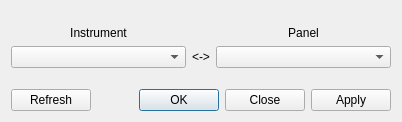
<?xml version="1.0" encoding="UTF-8"?>
<ui version="4.0">
 <class>PanelAssociationsDlg</class>
 <widget class="QDialog" name="PanelAssociationsDlg">
  <property name="geometry">
   <rect>
    <x>0</x>
    <y>0</y>
    <width>402</width>
    <height>122</height>
   </rect>
  </property>
  <property name="windowTitle">
   <string>Panel-Instrument associations</string>
  </property>
  <layout class="QVBoxLayout" name="verticalLayout">
   <item>
    <layout class="QGridLayout" name="gridLayout">
     <item row="0" column="0">
      <spacer name="verticalSpacer">
       <property name="orientation">
        <enum>Qt::Vertical</enum>
       </property>
       <property name="sizeHint" stdset="0">
        <size>
         <width>20</width>
         <height>40</height>
        </size>
       </property>
      </spacer>
     </item>
     <item row="1" column="0">
      <widget class="QLabel" name="label">
       <property name="text">
        <string>Instrument</string>
       </property>
       <property name="alignment">
        <set>Qt::AlignCenter</set>
       </property>
      </widget>
     </item>
     <item row="1" column="2">
      <widget class="QLabel" name="label_2">
       <property name="text">
        <string>Panel</string>
       </property>
       <property name="alignment">
        <set>Qt::AlignCenter</set>
       </property>
      </widget>
     </item>
     <item row="2" column="0">
      <widget class="QComboBox" name="instrumentCB">
       <property name="sizePolicy">
        <sizepolicy hsizetype="Expanding" vsizetype="Fixed">
         <horstretch>0</horstretch>
         <verstretch>0</verstretch>
        </sizepolicy>
       </property>
       <property name="editable">
        <bool>false</bool>
       </property>
      </widget>
     </item>
     <item row="2" column="1">
      <widget class="QLabel" name="label_3">
       <property name="text">
        <string>&lt;-&gt;</string>
       </property>
       <property name="alignment">
        <set>Qt::AlignCenter</set>
       </property>
      </widget>
     </item>
     <item row="2" column="2">
      <widget class="QComboBox" name="panelCB">
       <property name="sizePolicy">
        <sizepolicy hsizetype="Expanding" vsizetype="Fixed">
         <horstretch>0</horstretch>
         <verstretch>0</verstretch>
        </sizepolicy>
       </property>
       <property name="editable">
        <bool>false</bool>
       </property>
      </widget>
     </item>
     <item row="3" column="0">
      <spacer name="verticalSpacer_2">
       <property name="orientation">
        <enum>Qt::Vertical</enum>
       </property>
       <property name="sizeHint" stdset="0">
        <size>
         <width>20</width>
         <height>40</height>
        </size>
       </property>
      </spacer>
     </item>
    </layout>
   </item>
   <item>
    <layout class="QHBoxLayout" name="horizontalLayout">
     <item>
      <widget class="QPushButton" name="refreshBT">
       <property name="text">
        <string>Refresh</string>
       </property>
      </widget>
     </item>
     <item>
      <spacer name="horizontalSpacer">
       <property name="orientation">
        <enum>Qt::Horizontal</enum>
       </property>
       <property name="sizeHint" stdset="0">
        <size>
         <width>40</width>
         <height>20</height>
        </size>
       </property>
      </spacer>
     </item>
     <item>
      <widget class="QDialogButtonBox" name="buttonBox">
       <property name="orientation">
        <enum>Qt::Horizontal</enum>
       </property>
       <property name="standardButtons">
        <set>QDialogButtonBox::Apply|QDialogButtonBox::Close|QDialogButtonBox::Ok</set>
       </property>
      </widget>
     </item>
    </layout>
   </item>
  </layout>
 </widget>
 <resources/>
 <connections>
  <connection>
   <sender>buttonBox</sender>
   <signal>accepted()</signal>
   <receiver>PanelAssociationsDlg</receiver>
   <slot>accept()</slot>
   <hints>
    <hint type="sourcelabel">
     <x>248</x>
     <y>254</y>
    </hint>
    <hint type="destinationlabel">
     <x>157</x>
     <y>274</y>
    </hint>
   </hints>
  </connection>
  <connection>
   <sender>buttonBox</sender>
   <signal>rejected()</signal>
   <receiver>PanelAssociationsDlg</receiver>
   <slot>reject()</slot>
   <hints>
    <hint type="sourcelabel">
     <x>316</x>
     <y>260</y>
    </hint>
    <hint type="destinationlabel">
     <x>286</x>
     <y>274</y>
    </hint>
   </hints>
  </connection>
 </connections>
</ui>
